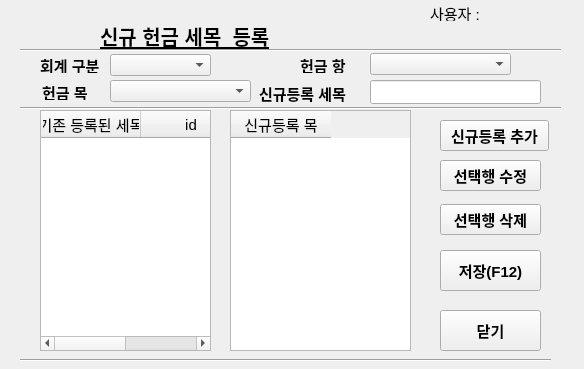
<?xml version="1.0" encoding="UTF-8"?>
<ui version="4.0">
 <class>Dialog</class>
 <widget class="QDialog" name="Dialog">
  <property name="enabled">
   <bool>true</bool>
  </property>
  <property name="geometry">
   <rect>
    <x>0</x>
    <y>0</y>
    <width>584</width>
    <height>369</height>
   </rect>
  </property>
  <property name="font">
   <font>
    <pointsize>11</pointsize>
   </font>
  </property>
  <property name="windowTitle">
   <string>Dialog</string>
  </property>
  <widget class="QLabel" name="user">
   <property name="geometry">
    <rect>
     <x>430</x>
     <y>5</y>
     <width>51</width>
     <height>16</height>
    </rect>
   </property>
   <property name="text">
    <string>사용자 :</string>
   </property>
  </widget>
  <widget class="Line" name="line_22">
   <property name="geometry">
    <rect>
     <x>20</x>
     <y>350</y>
     <width>531</width>
     <height>20</height>
    </rect>
   </property>
   <property name="orientation">
    <enum>Qt::Horizontal</enum>
   </property>
  </widget>
  <widget class="QLabel" name="user_widget">
   <property name="geometry">
    <rect>
     <x>500</x>
     <y>6</y>
     <width>51</width>
     <height>16</height>
    </rect>
   </property>
   <property name="text">
    <string/>
   </property>
  </widget>
  <widget class="QPushButton" name="addsemok_button">
   <property name="geometry">
    <rect>
     <x>440</x>
     <y>120</y>
     <width>109</width>
     <height>31</height>
    </rect>
   </property>
   <property name="font">
    <font>
     <pointsize>11</pointsize>
     <weight>75</weight>
     <bold>true</bold>
    </font>
   </property>
   <property name="text">
    <string>신규등록 추가</string>
   </property>
   <property name="autoDefault">
    <bool>false</bool>
   </property>
   <property name="default">
    <bool>false</bool>
   </property>
  </widget>
  <widget class="Line" name="line_5">
   <property name="geometry">
    <rect>
     <x>20</x>
     <y>100</y>
     <width>541</width>
     <height>16</height>
    </rect>
   </property>
   <property name="orientation">
    <enum>Qt::Horizontal</enum>
   </property>
  </widget>
  <widget class="QPushButton" name="hun_semokcancel_button">
   <property name="geometry">
    <rect>
     <x>440</x>
     <y>310</y>
     <width>101</width>
     <height>41</height>
    </rect>
   </property>
   <property name="font">
    <font>
     <pointsize>11</pointsize>
     <weight>75</weight>
     <bold>true</bold>
    </font>
   </property>
   <property name="text">
    <string>닫기</string>
   </property>
   <property name="autoDefault">
    <bool>false</bool>
   </property>
  </widget>
  <widget class="QPushButton" name="hun_semoksave_button">
   <property name="geometry">
    <rect>
     <x>440</x>
     <y>250</y>
     <width>101</width>
     <height>41</height>
    </rect>
   </property>
   <property name="font">
    <font>
     <pointsize>11</pointsize>
     <weight>75</weight>
     <bold>true</bold>
    </font>
   </property>
   <property name="text">
    <string>저장(F12)</string>
   </property>
   <property name="shortcut">
    <string>F12</string>
   </property>
   <property name="autoDefault">
    <bool>false</bool>
   </property>
  </widget>
  <widget class="Line" name="line_3">
   <property name="geometry">
    <rect>
     <x>20</x>
     <y>40</y>
     <width>541</width>
     <height>20</height>
    </rect>
   </property>
   <property name="orientation">
    <enum>Qt::Horizontal</enum>
   </property>
  </widget>
  <widget class="QLabel" name="label">
   <property name="geometry">
    <rect>
     <x>300</x>
     <y>57</y>
     <width>61</width>
     <height>16</height>
    </rect>
   </property>
   <property name="font">
    <font>
     <pointsize>11</pointsize>
     <weight>75</weight>
     <bold>true</bold>
    </font>
   </property>
   <property name="text">
    <string>헌금 항</string>
   </property>
  </widget>
  <widget class="QLineEdit" name="new_semok_reg_widget">
   <property name="geometry">
    <rect>
     <x>370</x>
     <y>80</y>
     <width>171</width>
     <height>24</height>
    </rect>
   </property>
  </widget>
  <widget class="QTableWidget" name="registed_semok_tableWidget">
   <property name="geometry">
    <rect>
     <x>40</x>
     <y>110</y>
     <width>171</width>
     <height>241</height>
    </rect>
   </property>
   <property name="sizePolicy">
    <sizepolicy hsizetype="Expanding" vsizetype="Expanding">
     <horstretch>0</horstretch>
     <verstretch>0</verstretch>
    </sizepolicy>
   </property>
   <property name="font">
    <font>
     <pointsize>11</pointsize>
    </font>
   </property>
   <property name="lineWidth">
    <number>1</number>
   </property>
   <column>
    <property name="text">
     <string>기존 등록된 세목</string>
    </property>
    <property name="font">
     <font>
      <pointsize>11</pointsize>
     </font>
    </property>
   </column>
   <column>
    <property name="text">
     <string>id</string>
    </property>
   </column>
  </widget>
  <widget class="QTableWidget" name="new_semok_tableWidget">
   <property name="geometry">
    <rect>
     <x>230</x>
     <y>110</y>
     <width>181</width>
     <height>241</height>
    </rect>
   </property>
   <property name="font">
    <font>
     <pointsize>11</pointsize>
    </font>
   </property>
   <column>
    <property name="text">
     <string>신규등록 목</string>
    </property>
    <property name="font">
     <font>
      <pointsize>11</pointsize>
     </font>
    </property>
   </column>
  </widget>
  <widget class="QLabel" name="label_2">
   <property name="geometry">
    <rect>
     <x>100</x>
     <y>20</y>
     <width>211</width>
     <height>31</height>
    </rect>
   </property>
   <property name="font">
    <font>
     <pointsize>15</pointsize>
     <weight>75</weight>
     <bold>true</bold>
     <underline>true</underline>
    </font>
   </property>
   <property name="text">
    <string>신규 헌금 세목  등록</string>
   </property>
  </widget>
  <widget class="QComboBox" name="hang_comboBox_widget">
   <property name="geometry">
    <rect>
     <x>370</x>
     <y>53</y>
     <width>141</width>
     <height>22</height>
    </rect>
   </property>
  </widget>
  <widget class="QLabel" name="label_3">
   <property name="geometry">
    <rect>
     <x>259</x>
     <y>83</y>
     <width>111</width>
     <height>20</height>
    </rect>
   </property>
   <property name="font">
    <font>
     <pointsize>11</pointsize>
     <weight>75</weight>
     <bold>true</bold>
    </font>
   </property>
   <property name="text">
    <string>신규등록 세목</string>
   </property>
  </widget>
  <widget class="QComboBox" name="gubun_comboBox_widget">
   <property name="geometry">
    <rect>
     <x>110</x>
     <y>54</y>
     <width>101</width>
     <height>22</height>
    </rect>
   </property>
  </widget>
  <widget class="QLabel" name="label_4">
   <property name="geometry">
    <rect>
     <x>40</x>
     <y>57</y>
     <width>91</width>
     <height>16</height>
    </rect>
   </property>
   <property name="font">
    <font>
     <pointsize>11</pointsize>
     <weight>75</weight>
     <bold>true</bold>
    </font>
   </property>
   <property name="text">
    <string>회계 구분</string>
   </property>
  </widget>
  <widget class="QLabel" name="label_5">
   <property name="geometry">
    <rect>
     <x>42</x>
     <y>84</y>
     <width>61</width>
     <height>16</height>
    </rect>
   </property>
   <property name="font">
    <font>
     <pointsize>11</pointsize>
     <weight>75</weight>
     <bold>true</bold>
    </font>
   </property>
   <property name="text">
    <string>헌금 목</string>
   </property>
  </widget>
  <widget class="QComboBox" name="mok_comboBox_widget">
   <property name="geometry">
    <rect>
     <x>110</x>
     <y>80</y>
     <width>141</width>
     <height>22</height>
    </rect>
   </property>
  </widget>
  <widget class="QPushButton" name="semok_view_button">
   <property name="geometry">
    <rect>
     <x>440</x>
     <y>160</y>
     <width>101</width>
     <height>31</height>
    </rect>
   </property>
   <property name="font">
    <font>
     <pointsize>11</pointsize>
     <weight>75</weight>
     <bold>true</bold>
    </font>
   </property>
   <property name="text">
    <string>선택행 수정</string>
   </property>
   <property name="autoDefault">
    <bool>false</bool>
   </property>
   <property name="default">
    <bool>false</bool>
   </property>
  </widget>
  <widget class="QPushButton" name="semok_delete_button">
   <property name="geometry">
    <rect>
     <x>440</x>
     <y>204</y>
     <width>101</width>
     <height>31</height>
    </rect>
   </property>
   <property name="font">
    <font>
     <pointsize>11</pointsize>
     <weight>75</weight>
     <bold>true</bold>
    </font>
   </property>
   <property name="text">
    <string>선택행 삭제</string>
   </property>
   <property name="autoDefault">
    <bool>false</bool>
   </property>
   <property name="default">
    <bool>false</bool>
   </property>
  </widget>
 </widget>
 <tabstops>
  <tabstop>addsemok_button</tabstop>
  <tabstop>hun_semoksave_button</tabstop>
  <tabstop>hun_semokcancel_button</tabstop>
 </tabstops>
 <resources/>
 <connections>
  <connection>
   <sender>addsemok_button</sender>
   <signal>clicked(bool)</signal>
   <receiver>Dialog</receiver>
   <slot>hunsemok_reg_input()</slot>
   <hints>
    <hint type="sourcelabel">
     <x>476</x>
     <y>131</y>
    </hint>
    <hint type="destinationlabel">
     <x>401</x>
     <y>133</y>
    </hint>
   </hints>
  </connection>
  <connection>
   <sender>hun_semoksave_button</sender>
   <signal>clicked()</signal>
   <receiver>Dialog</receiver>
   <slot>semokfile_save()</slot>
   <hints>
    <hint type="sourcelabel">
     <x>473</x>
     <y>217</y>
    </hint>
    <hint type="destinationlabel">
     <x>429</x>
     <y>272</y>
    </hint>
   </hints>
  </connection>
  <connection>
   <sender>hun_semokcancel_button</sender>
   <signal>clicked()</signal>
   <receiver>Dialog</receiver>
   <slot>semokfile_save_cancel()</slot>
   <hints>
    <hint type="sourcelabel">
     <x>448</x>
     <y>316</y>
    </hint>
    <hint type="destinationlabel">
     <x>394</x>
     <y>316</y>
    </hint>
   </hints>
  </connection>
  <connection>
   <sender>semok_delete_button</sender>
   <signal>clicked()</signal>
   <receiver>Dialog</receiver>
   <slot>delete_selected_row()</slot>
   <hints>
    <hint type="sourcelabel">
     <x>449</x>
     <y>271</y>
    </hint>
    <hint type="destinationlabel">
     <x>400</x>
     <y>201</y>
    </hint>
   </hints>
  </connection>
  <connection>
   <sender>semok_view_button</sender>
   <signal>clicked()</signal>
   <receiver>Dialog</receiver>
   <slot>hunsemok_modify()</slot>
   <hints>
    <hint type="sourcelabel">
     <x>522</x>
     <y>170</y>
    </hint>
    <hint type="destinationlabel">
     <x>550</x>
     <y>166</y>
    </hint>
   </hints>
  </connection>
 </connections>
 <slots>
  <slot>hunsemok_reg_input()</slot>
  <slot>semokfile_save()</slot>
  <slot>semokfile_save_cancel()</slot>
  <slot>hunsemok_modify()</slot>
  <slot>delete_selected_row()</slot>
 </slots>
</ui>
